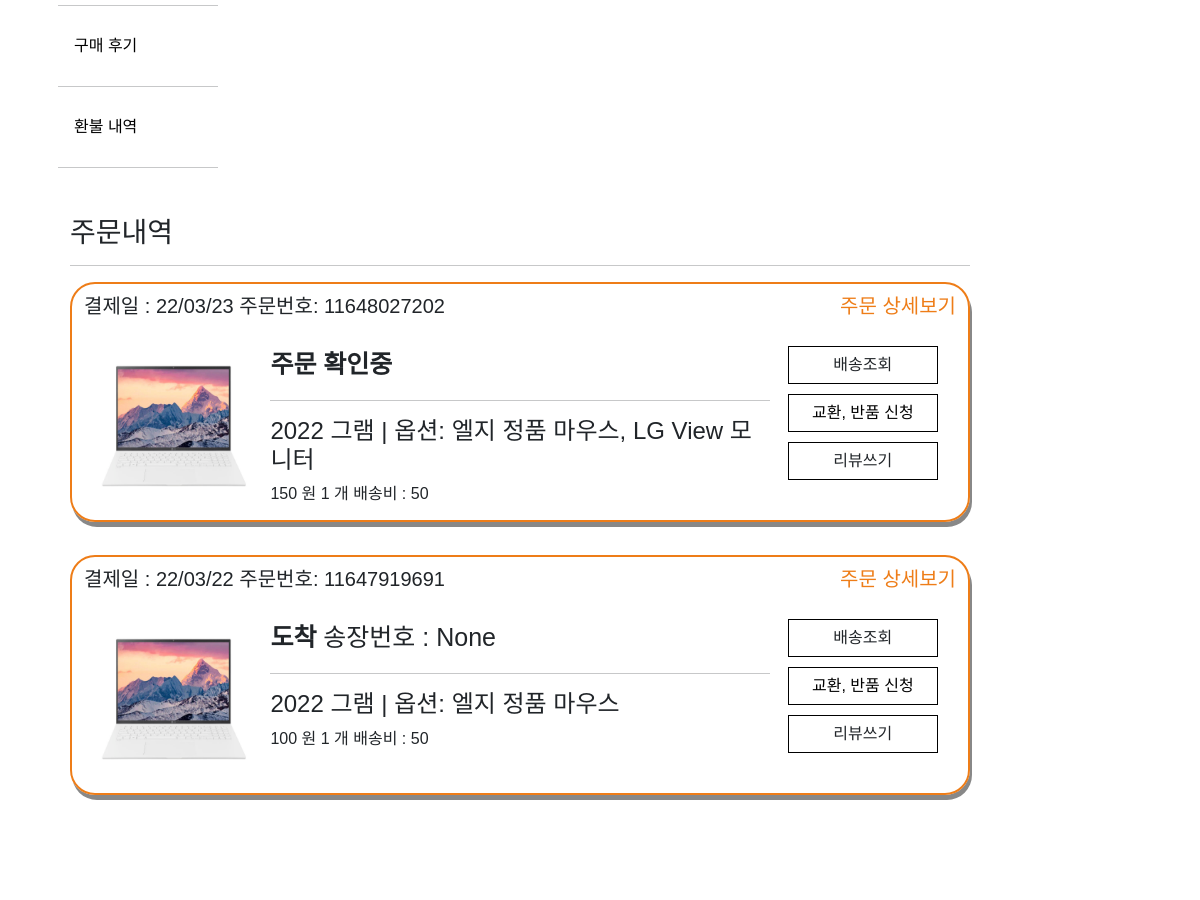
Page /mypage/orderhistory/ (signed in, middle part) on the earlier database version.
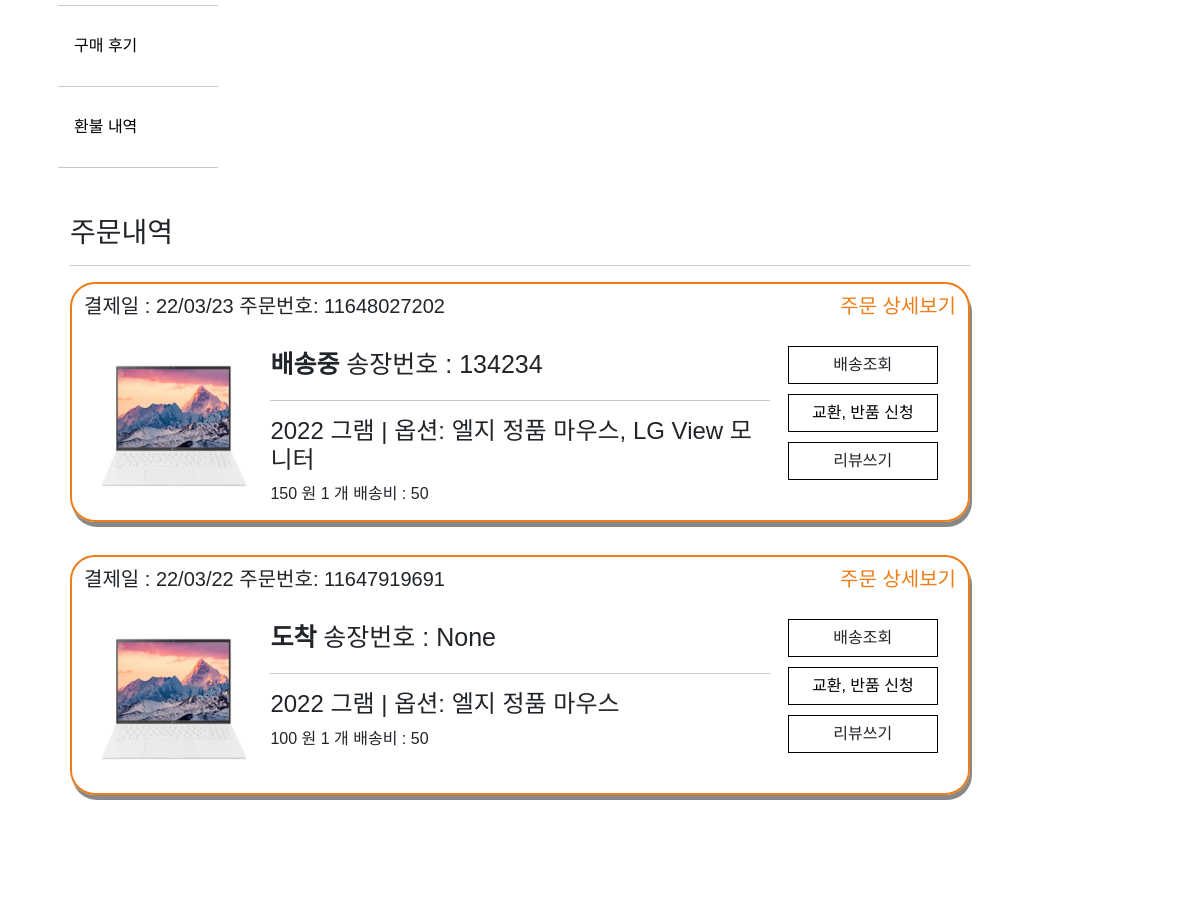
Same page on the later database version.
### store/models.py (models this page shows, shortened)
class OrderItem(models.Model):
    DELIVER_COMPANY = (
        ('04', 'CJ대한통운'),
        ('05', '한진택배'),
        ('08', '롯데택배'),
        ('06', '로젠택배'),
        ('01', '우체국택배'),
        ('46', 'CU편의점택배'),
        ('24', 'GS Postbox 택배	'),
    )
    product = models.ForeignKey(Product, on_delete=models.SET_NULL, null=True)
    order = models.ForeignKey(Order, on_delete=models.SET_NULL, null=True, blank=True)
    orderHistory = models.ForeignKey(OrderHistory, on_delete=models.SET_NULL, null=True)
    deliver_state = models.CharField(max_length=200, null=True, blank=True)
    quantity = models.IntegerField(default=0, null=True, blank=True)
    date_added = models.DateTimeField(auto_now_add=True)
    item_option_bool = models.BooleanField(default=False, blank=False, null=True)
    deliver_company = models.CharField(max_length=200, choices=DELIVER_COMPANY, null=True, blank=True)
    track_number = models.IntegerField(null=True, blank=True)
    @property
    def get_all_option_name(self):
        orderOptions = self.orderitemoption_set.all()  # 해당 order의 자식 가져와서
        data = ""
        for name in orderOptions:
            data += name.get_option_name + ", "
        data = data.strip(', ')
        return data
    @property  # 배송비
    def get_delivery_price(self):
        return self.product.shipment_price
    @property  # 옵션 포함 가격
    def get_all_total(self):
        total = self.product.price_discount * self.quantity
        orderOptions = self.orderitemoption_set.all()  # 해당 order의 자식 가져와서
        total += sum([item.get_total for item in orderOptions])  # 다더함함
        return total

class OrderHistory(models.Model):
    customer = models.ForeignKey(Customer, on_delete=models.SET_NULL, null=True, blank=True)
    order_name = models.CharField(max_length=200, null=True, blank=True)
    date_ordered = models.DateTimeField(auto_now_add=True)
    date_completed = models.DateTimeField(null=True, blank=True)
    track_number = models.IntegerField(null=True, blank=True)
    payment_state = models.BooleanField(default=False)
    shipping_fee = models.IntegerField(null=True, blank=True)
    order_number = models.IntegerField(null=True, blank=True)
    email = models.EmailField(null=True, blank=True)
    total_fee = models.IntegerField(null=True, blank=True)
    post_code = models.CharField(max_length=200, null=True, blank=True)
    recipent_address1 = models.CharField(max_length=200, null=False)
    recipent_address2 = models.CharField(max_length=200, null=False)
    recipent_number = models.CharField(max_length=50, null=False)
    recipent_name = models.CharField(max_length=50, null=False)
    order_request = models.CharField(max_length=100, null=False)
    orderer_number = models.CharField(max_length=100, null=False)
    orderer_name = models.CharField(max_length=100, null=False)
    receipt_url = models.CharField(max_length=500, null=True, blank=True)
    status = models.CharField(max_length=100, null=True, blank=True)
    emb_pg_provider = models.CharField(max_length=100, null=True, blank=True)
    imp_uid = models.CharField(max_length=100, null=True, blank=True)
    pay_method = models.CharField(max_length=100, null=True, blank=True)

class Product(models.Model):
    product_name = models.CharField(max_length=200)
    price = models.FloatField(null=False, blank=False)
    image_detail = models.ImageField(null=True, blank=True)
    image_title = models.ImageField(null=True, blank=True)
    image_introduce = models.ImageField(null=True, blank=True)
    seller_code = models.CharField(max_length=50, null=False, blank=False)
    price_discount = models.FloatField(null=True)
    discount = models.IntegerField(null=True)
    stock = models.IntegerField()
    first_title = models.CharField(max_length=200)
    second_title = models.CharField(max_length=200)
    shipment_price = models.IntegerField(blank=True)
    hash_tag = models.CharField(max_length=200)
    option_bool = models.BooleanField(default=False, blank=False, null=True)
    collection_tag = models.CharField(max_length=200, null=True)
    item_company = models.CharField(null=False, max_length=200)
    product_status = models.BooleanField(default=False, blank=False, null=True)

class OrderItemOption(models.Model):
    order_item_option = models.ForeignKey(OrderItem, on_delete=models.CASCADE, null=True)
    product_option = models.ForeignKey(ProductOption, on_delete=models.CASCADE, null=True)
    quantity = models.IntegerField(default=0, null=True, blank=True)
    @property
    def get_option_name(self):
        return self.product_option.option_name
    @property
    def get_total(self):
        total = self.product_option.option_price * self.quantity
        return total

class ProductOption(models.Model):
    product = models.ForeignKey(Product, on_delete=models.CASCADE, null=True)
    option_name = models.CharField(max_length=200)
    option_seller_code = models.CharField(max_length=50, null=False, blank=False)
    option_price = models.FloatField(null=False, blank=False)
    option_stock = models.IntegerField()
    option_status = models.BooleanField(default=False, blank=False, null=True)

### store/views.py (the view)
# urls.py: path('mypage/orderhistory/', views.orderhistory, name="orderhistory"),
@login_required(login_url='account_login')
def orderhistory(request):
    customer = request.user.customer
    orderHistory = OrderHistory.objects.filter(customer=customer).order_by('-date_completed')
    orderItem = []
    for order in orderHistory:
        orderItem += order.orderitem_set.all()
    context = {'orderHistory': orderHistory, 'orderItem': orderItem}
    return render(request, 'mypage/orderhistory.html', context)

### store/templates/mypage/orderhistory.html (shortened to what this page needs)
{% extends 'store/mypage.html' %}
{% load static %}
{% block mypage %}
    <div class="container" style=" height: 90rem">
        <div class="item">
            <h3>주문내역</h3>
            <hr>
        </div>
        {% for item in orderItem %}
            {% if item.deliver_state != "refunded" %}
                <div class=" container" id="rcorners2" style=" height: 15rem;">
                    <div class="item" style="padding-top: 10px">
                        <div><h5>결제일 : {{ item.orderHistory.date_completed | date:'y/m/d' }}
                            주문번호: {{ item.orderHistory.order_number }} <a class="orderlist-detail"
                                                                          href="{% url 'orderdetail' item.orderHistory.order_number item.product.seller_code %}"
                                                                          style="float: right">주문 상세보기</a></h5>
                        </div>
                    </div>
                    <div class="item" style="padding: 10px; height: 200px">
                        <div class="container-orderlist" style="flex-direction: row;">
                            <div class="item-orderlist-picture">
                                <img style="width: 160px; height: 180px"
                                     src={{ item.product.image_title.url }}  alt="..."/>
                            </div>
                            <div class="item-orderlist-info" style=" margin: 10px;">
                                {% if item.deliver_state == "checking" %}
                                    <span style="font-size: 25px; "><b>주문 확인중</b></span>
                                {% elif item.deliver_state == "delivering" %}
                                    <span style="font-size: 25px;"><b>배송중 </b> 송장번호 : {{ item.track_number }}</span>
                                {% elif item.deliver_state == "delivered" %}
                                    <span style="font-size: 25px; "><b>도착 </b> 송장번호 : {{ item.track_number }}</span>
                                {% endif %}
                                <hr>
                                {% if item.item_option_bool == True %}
                                    <h4>{{ item.product.product_name }} | 옵션: {{ item.get_all_option_name }}</h4>
                                {% else %}
                                    <h4>{{ item.product.product_name }}</h4>
                                {% endif %}
                                <span>{{ item.get_all_total | floatformat:0 }} 원 <span> {{ item.quantity }} 개</span> 배송비 : {{ item.get_delivery_price }}</span>
                            </div>
                            <div class="item-orderlist-button">
                                <div class="center-orderlist-option">
                                    <a class="nav-link-mypage btn"
                                       style="border-style: groove; border-color: black; width: 150px"
                                       onclick="deliverCheck({{ item.track_number |default_if_none:'null' }},{{ item.deliver_company }})"
                                    >배송조회</a>
                                </div>
                                <div class="center-orderlist-option">
                                    <a class="nav-link-mypage btn"
                                       style="border-style: groove; border-color: black; width: 150px"
                                       href="{% url 'cs' item.orderHistory.order_number item.product.seller_code %} ">교환,
                                        반품 신청</a>
                                </div>
                                <div class="center-orderlist-option">
                                    <a class="nav-link-mypage btn"
                                       style="border-style: groove; border-color: black; width: 150px"
                                       onclick="reviewButton({{ item.orderHistory.order_number }},{{ item.product.seller_code }}, '{{ item.deliver_state }}')">리뷰쓰기</a>
                                </div>
                            </div>
                        </div>
                    </div>
                </div>
            {% endif %}
        {% endfor %}
    </div>
{% endblock mypage %}

### store/templates/store/mypage.html (shortened to what this page needs)
{% extends 'store/main.html' %}
{% load static %}
{% block content %}
    <section class="py-5 ">
        <div class="container">
            <div class="container-mypage" style=" height: 90rem">
                <div class="item-mypage-list ">
                    <nav class="sb-sidenav">
                        <div class="sb-sidenav-menu" style="width: 10em;">
                            <div class="nav">
                                <hr>
                                <a class="nav-link nav-link-mypage" href="{% url 'reviewlist' %}">구매 후기
                                </a>
                                <hr>
                                <a class="nav-link nav-link-mypage" href="{% url 'refundlist' %}">환불 내역
                                </a>
                                <hr>
                            </div>
                    </nav>
                </div>
                <div class="item-mypage-info">
                    {% block mypage %}
                    {% endblock mypage %}
                </div>
            </div>
        </div>
    </section>
{% endblock content %}

### store/templates/store/main.html (shortened to what this page needs)
<!DOCTYPE html>
{% load static %}
<html lang="en">
<head>
    <link rel="stylesheet" type="text/css" href="{% static 'css/styles.css' %}">
    <link rel="stylesheet" type="text/css" href="{% static 'css/my.css' %}">
</head>
<body>
{% block content %}{% endblock content %}
</body>
</html>

### store/templates/store/navbar.html (shortened to what this page needs)
{% load static %}

Differences in the rows shown:
changed OrderItem "엘지 정품 마우스, LG View 모니터": track_number (not shown) → "134234"; deliver_state "주문 확인중" → "배송중 송장번호 :"
